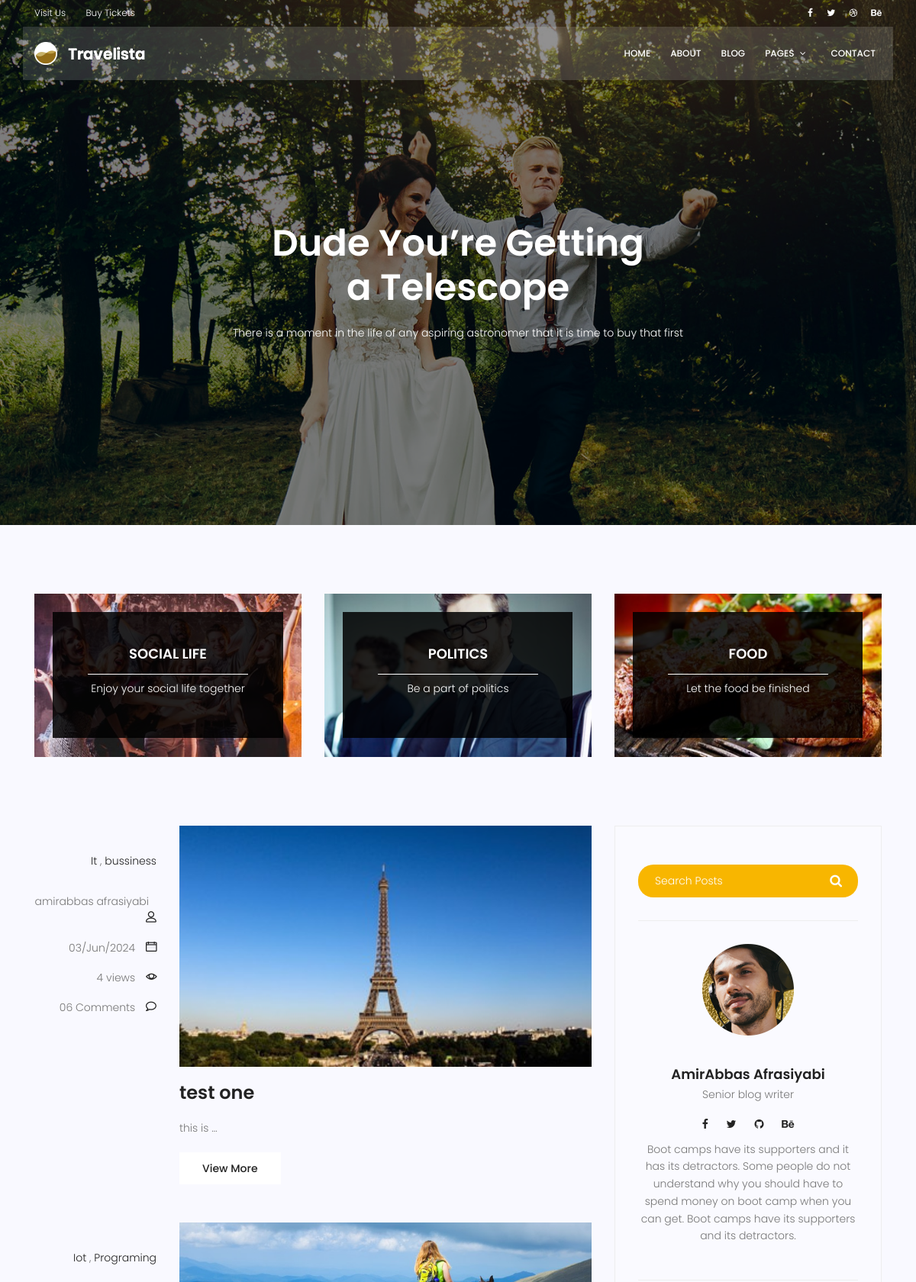
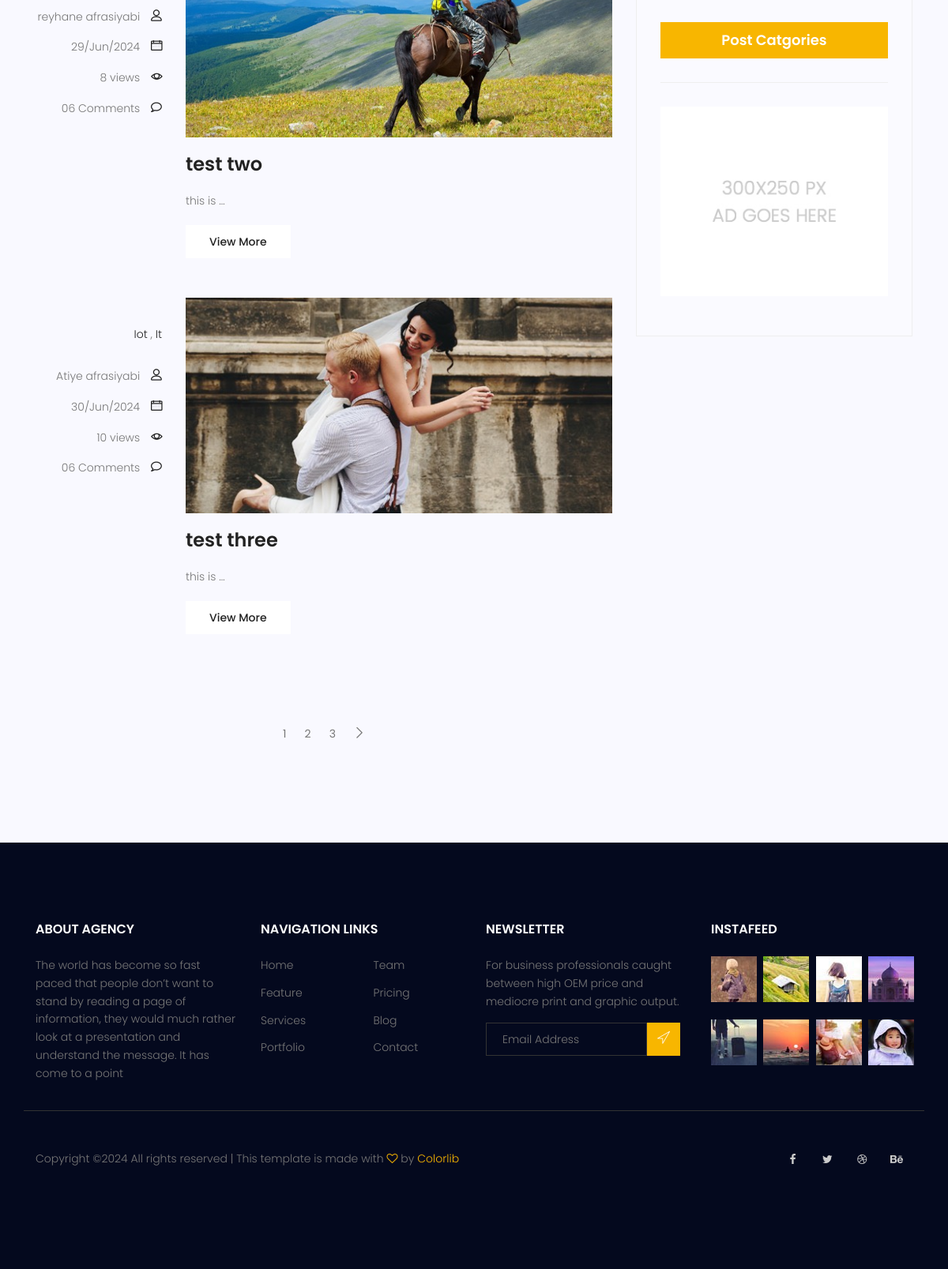
Page /blog on the committed database (2 pictures, top to bottom).
### blog/models.py (models this page shows, shortened)
class category(models.Model):
    name = models.CharField(max_length=255)

class Post(models.Model):
    image = models.ImageField(upload_to='blog/',default='blog/default.jpg')
    author = models.ForeignKey(User, related_name = "author" , on_delete=models.SET_NULL, null=True)
    title = models.CharField(max_length=100)
    content = models.TextField()
    category  = models.ManyToManyField(category, blank=True,)
    counted_views = models.IntegerField(default=0)
    status = models.BooleanField( default= False)
    published_date = models.DateTimeField(null= True)
    created_date = models.DateTimeField(auto_now_add=True )
    updated_date = models.DateTimeField(auto_now=True)
    class Meta:
        ordering = ['created_date']
        verbose_name = 'پست'
        verbose_name_plural = ' پست ها'

### blog/views.py (the view)
# urls.py: path('', blog_view, name='index'),
def blog_view(request, cat_name=None, author_username=None):
    posts = Post.objects.filter(status=1)
    if cat_name:
        posts = posts.filter(category__name=cat_name)
    if author_username:
        posts = posts.filter(author__username=author_username)
    posts = Paginator(posts,3)
    try:
        page_number = request.GET.get('page')
        posts = posts.get_page(page_number)
    except PageNotAnInteger:
        posts = posts.get_page(1)
    except EmptyPage:
        posts = posts.get_page(1)
    context = {'posts': posts}
    return render(request, 'blog/blog-home.html', context)

### blog/templatetags/blog_tags.py (called while the page is built)
@ register.inclusion_tag('blog/blog-post-category.html')
def postcategories():
    posts = Post.objects.filter(status=1)
    categories = category.objects.all()
    cat_dict = {}
    for name in categories:
       cat_dict[name] =  posts.filter(category=name).count()
    return{'categories': cat_dict}

### templates/blog/blog-home.html (shortened to what this page needs)
{% extends "base.html" %}
{% load static %}
{% load blog_tags %}
{% block content %}
<section class="banner-area relative blog-home-banner" id="home">
  <div class="overlay overlay-bg"></div>
  <div class="container">
    <div class="row d-flex align-items-center justify-content-center">
      <div class="about-content blog-header-content col-lg-12">
        <h1 class="text-white">Dude You’re Getting a Telescope</h1>
        <p class="text-white">
          There is a moment in the life of any aspiring astronomer that it is
          time to buy that first
        </p>
      </div>
    </div>
  </div>
</section>
<section class="top-category-widget-area pt-90 pb-90">
  <div class="container">
    <div class="row">
      <div class="col-lg-4">
        <div class="single-cat-widget">
          <div class="content relative">
            <div class="overlay overlay-bg"></div>
            <a href="#" target="_blank">
              <div class="thumb">
                <img
                  class="content-image img-fluid d-block mx-auto"
                  src="{% static 'img/blog/cat-widget1.jpg' %}"
                  alt=""
                />
              </div>
              <div class="content-details">
                <h4 class="content-title mx-auto text-uppercase">
                  Social life
                </h4>
                <span></span>
                <p>Enjoy your social life together</p>
              </div>
            </a>
          </div>
        </div>
      </div>
      <div class="col-lg-4">
        <div class="single-cat-widget">
          <div class="content relative">
            <div class="overlay overlay-bg"></div>
            <a href="#" target="_blank">
              <div class="thumb">
                <img
                  class="content-image img-fluid d-block mx-auto"
                  src="{% static 'img/blog/cat-widget2.jpg' %}"
                  alt=""
                />
              </div>
              <div class="content-details">
                <h4 class="content-title mx-auto text-uppercase">Politics</h4>
                <span></span>
                <p>Be a part of politics</p>
              </div>
            </a>
          </div>
        </div>
      </div>
      <div class="col-lg-4">
        <div class="single-cat-widget">
          <div class="content relative">
            <div class="overlay overlay-bg"></div>
            <a href="#" target="_blank">
              <div class="thumb">
                <img
                  class="content-image img-fluid d-block mx-auto"
                  src="{% static 'img/blog/cat-widget3.jpg' %}"
                  alt=""
                />
              </div>
              <div class="content-details">
                <h4 class="content-title mx-auto text-uppercase">Food</h4>
                <span></span>
                <p>Let the food be finished</p>
              </div>
            </a>
          </div>
        </div>
      </div>
    </div>
  </div>
</section>
<section class="post-content-area">
  <div class="container">
    <div class="row">
      <div class="col-lg-8 posts-list">
        {% for post in posts %}
        <div class="single-post row">
          <div class="col-lg-3 col-md-3 meta-details">
            <ul class="tags">
              {% for cat in post.category.all %}
                <li><a href="{% url 'blog:category' cat_name=cat.name %}">{{ cat.name }}</a> {% if not forloop.last %},{% endif %}</li>
              {% endfor %}
            </ul>
            <div class="user-details row">
              <p class="user-name col-lg-12 col-md-12 col-6">
                <a href="{% url 'blog:author' author_username=post.author.username %}">{{post.author.get_full_name}}</a> <span class="lnr lnr-user"></span>
              </p>
              <p class="date col-lg-12 col-md-12 col-6">
                <a href="#">{{post.published_date|date:"d/M/Y"}}</a>
                <span class="lnr lnr-calendar-full"></span>
              </p>
              <p class="view col-lg-12 col-md-12 col-6">
                <a href="#">{{post.counted_views}} views</a>
                <span class="lnr lnr-eye"></span>
              </p>
              <p class="comments col-lg-12 col-md-12 col-6">
                <a href="#">06 Comments</a> <span class="lnr lnr-bubble"></span>
              </p>
            </div>
          </div>
          <div class="col-lg-9 col-md-9">
            <div class="feature-img">
              <img
                class="img-fluid"
                src="{{post.image.url}}"
                alt=""
              />
            </div>
            <a class="posts-title" href="{% url 'blog:single' pid=post.id %}">
              <h3>{{post.title}}</h3>
            </a>
            <p class="excert">{{post.content|truncatechars:9}}</p>
            <a href="{% url 'blog:single' pid=post.id %}" class="primary-btn">View More</a>
          </div>
        </div>
        {% endfor %}
        <nav class="blog-pagination justify-content-center d-flex">
        <ul class="pagination">
            {% for i in posts.paginator.page_range %}
            <li class="page-item"><a href="?page={{i}}" class="page-link">{{i}}</a></li>
            {% endfor %}
            {% if posts.has_next %}
            <li class="page-item">
              <a href="page={{ posts.next_page_number }}" class="page-link" aria-label="Next">
                <span aria-hidden="true">
                  <span class="lnr lnr-chevron-right"></span>
                </span>
              </a>
            </li>
            {% endif %}
          </ul>
        </nav>
      </div>
      <div class="col-lg-4 sidebar-widgets">
        <div class="widget-wrap">
          {% include "blog/blog-search.html" %}
          {% include "blog/blog-writter.html" %}
          {% postcategories %}
          {% include "blog/blog-ads.html" %}
        </div>
      </div>
    </div>
  </div>
</section>
{% endblock %}

### rows in the picture
Post: author.get_full_name "amirabbas afrasiyabi", published_date "03/Jun/2024", counted_views "4", image (picture), title "test one", content "this is …"
category: name "It"
category: name "bussiness"
Post: author.get_full_name "reyhane afrasiyabi", published_date "29/Jun/2024", counted_views "8", image (picture), title "test two", content "this is …"
category: name "Iot"
category: name "Programing"
Post: author.get_full_name "Atiye afrasiyabi", published_date "30/Jun/2024", counted_views "10", image (picture), title "test three", content "this is …"

### other values in the picture
{{ i }} "1" "2" "3"
